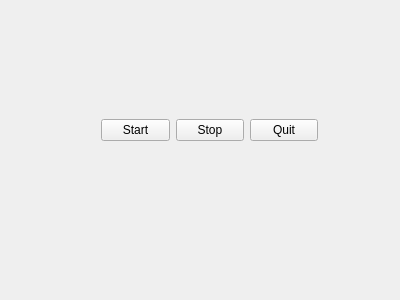
<?xml version="1.0" encoding="UTF-8"?>
<ui version="4.0">
 <class>Thread</class>
 <widget class="QWidget" name="Thread">
  <property name="geometry">
   <rect>
    <x>0</x>
    <y>0</y>
    <width>400</width>
    <height>300</height>
   </rect>
  </property>
  <property name="windowTitle">
   <string>Thread</string>
  </property>
  <widget class="QWidget" name="horizontalLayoutWidget">
   <property name="geometry">
    <rect>
     <x>90</x>
     <y>90</y>
     <width>239</width>
     <height>80</height>
    </rect>
   </property>
   <layout class="QHBoxLayout" name="horizontalLayout">
    <item>
     <widget class="QPushButton" name="pushButtonStart">
      <property name="text">
       <string>Start</string>
      </property>
     </widget>
    </item>
    <item>
     <widget class="QPushButton" name="pushButtonStop">
      <property name="text">
       <string>Stop</string>
      </property>
     </widget>
    </item>
    <item>
     <widget class="QPushButton" name="pushButtonQuit">
      <property name="text">
       <string>Quit</string>
      </property>
     </widget>
    </item>
   </layout>
  </widget>
 </widget>
 <layoutdefault spacing="6" margin="11"/>
 <resources/>
 <connections/>
</ui>
